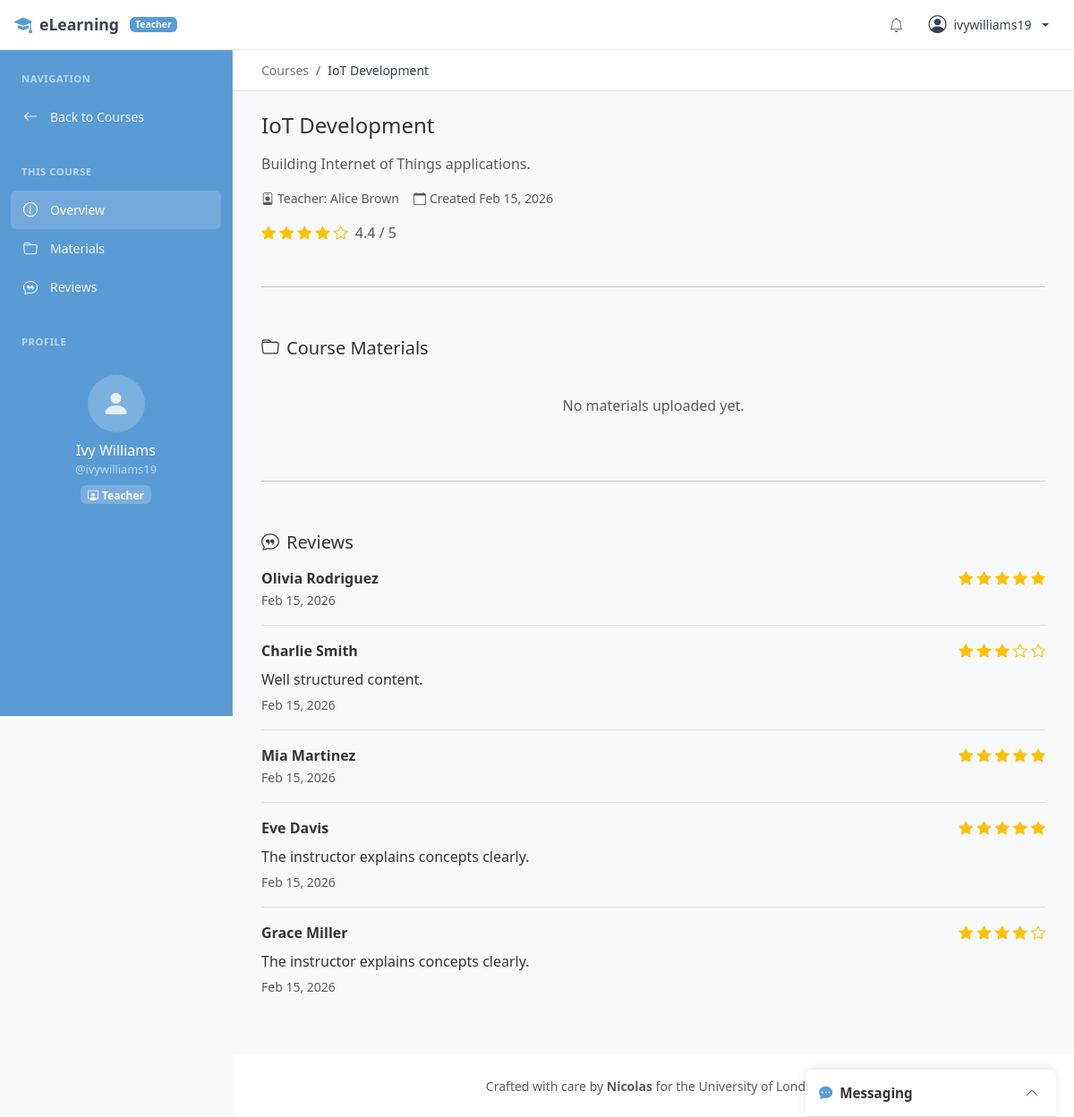
/courses/28/ (signed in), run on an earlier commit of the app's database.
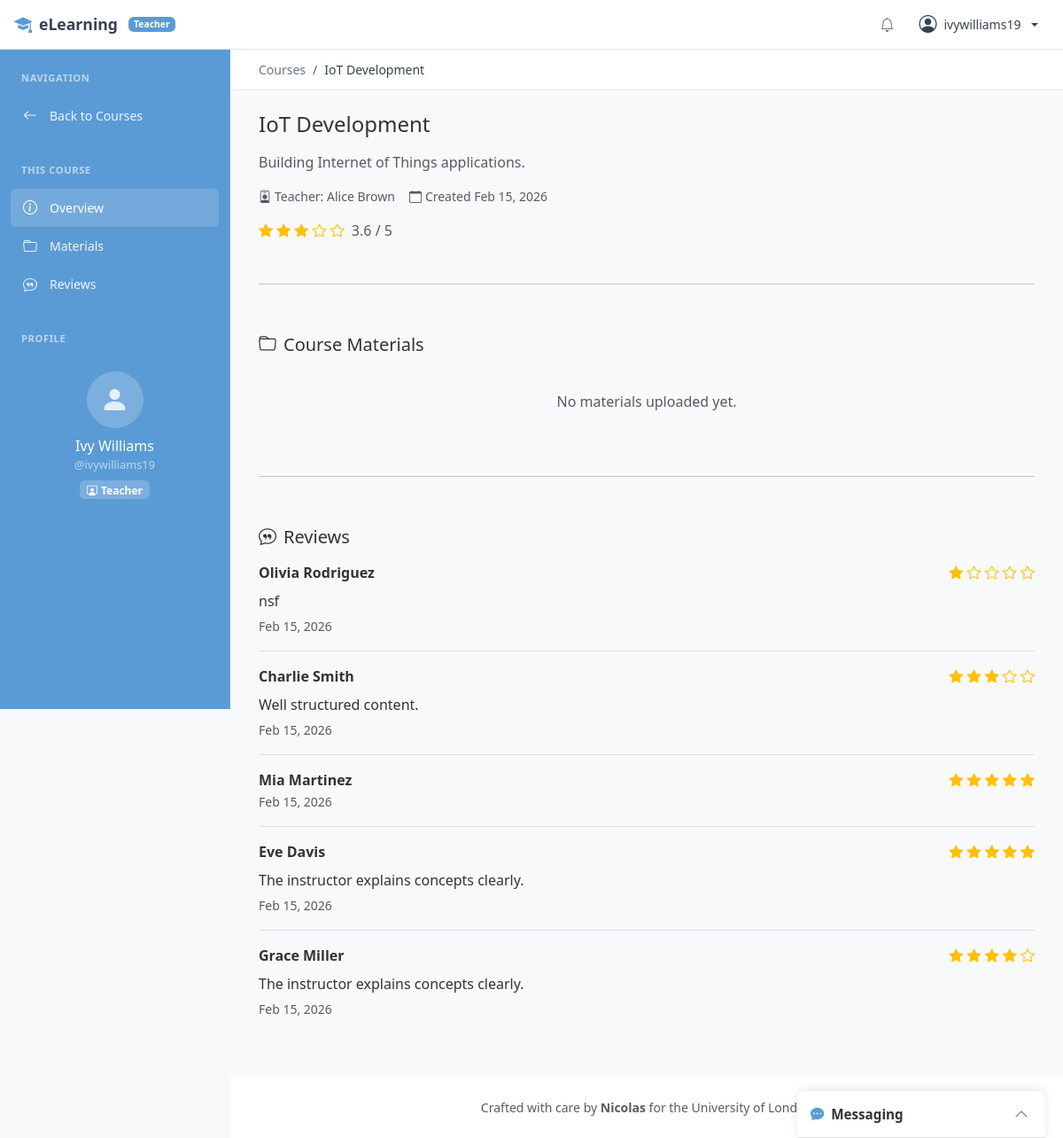
And on a later commit of the database.
### apps/courses/models.py (models this page shows, shortened)
class Course(models.Model):
    title = models.CharField(max_length=200)
    description = models.TextField()
    teacher = models.ForeignKey(
        settings.AUTH_USER_MODEL,
        on_delete=models.CASCADE,
        related_name='courses_teaching'
    )
    created_at = models.DateTimeField(auto_now_add=True)
    updated_at = models.DateTimeField(auto_now=True)
    is_active = models.BooleanField(default=True)
    class Meta:
        ordering = ['-created_at']
    @property
    def average_rating(self):
        from apps.courses.models import CourseFeedback
        feedbacks = CourseFeedback.objects.filter(enrollment__course=self)
        if feedbacks.exists():
            return round(sum(f.rating for f in feedbacks) / feedbacks.count(), 1)
        return None

class CourseFeedback(models.Model):
    enrollment = models.OneToOneField(
        Enrollment,
        on_delete=models.CASCADE,
        related_name='feedback'
    )
    rating = models.PositiveIntegerField(
        validators=[MinValueValidator(1), MaxValueValidator(5)]
    )
    comment = models.TextField(blank=True)
    created_at = models.DateTimeField(auto_now_add=True)
    updated_at = models.DateTimeField(auto_now=True)
    class Meta:
        ordering = ['-created_at']
    @property
    def student(self):
        return self.enrollment.student

class Enrollment(models.Model):
    student = models.ForeignKey(
        settings.AUTH_USER_MODEL,
        on_delete=models.CASCADE,
        related_name='enrollments'
    )
    course = models.ForeignKey(
        Course,
        on_delete=models.CASCADE,
        related_name='enrollments'
    )
    enrolled_at = models.DateTimeField(auto_now_add=True)
    is_active = models.BooleanField(default=True)
    is_blocked = models.BooleanField(default=False)
    class Meta:
        unique_together = ['student', 'course']
        ordering = ['-enrolled_at']

### apps/accounts/models.py (models this page shows, shortened)
class User(AbstractUser):
    class UserType(models.TextChoices):
        STUDENT = 'student', 'Student'
        TEACHER = 'teacher', 'Teacher'
    email = models.EmailField(unique=True)
    user_type = models.CharField(
        max_length=10,
        choices=UserType.choices,
        default=UserType.STUDENT,
    )
    photo = models.ImageField(
        upload_to=profile_photo_path,
        storage=media_storage,
        blank=True,
        null=True,
    )
    bio = models.TextField(blank=True, max_length=500)
    created_at = models.DateTimeField(auto_now_add=True)
    updated_at = models.DateTimeField(auto_now=True)
    @property
    def is_teacher(self):
        return self.user_type == self.UserType.TEACHER

### apps/courses/views.py (the view, shortened to what this page needs)
# urls.py: path('<int:pk>/', views.CourseDetailView.as_view(), name='course_detail'),
class CourseDetailView(LoginRequiredMixin, DetailView):
    model = Course
    template_name = 'courses/course_detail.html'
    context_object_name = 'course'
    def get_context_data(self, **kwargs):
        context = super().get_context_data(**kwargs)
        user = self.request.user
        course = self.object
        enrollment = None
        is_blocked = False
        context['enrollment'] = enrollment
        context['is_blocked'] = is_blocked
        context['is_teacher_owner'] = user == course.teacher
        context['materials'] = course.materials.all()
        context['feedbacks'] = CourseFeedback.objects.filter(
            enrollment__course=course
        ).select_related('enrollment__student')
        return context

### templates/courses/course_detail.html (shortened to what the changed rows need)
{% extends 'base_sidebar.html' %}
{% load markdown_extras %}
{% block breadcrumb %}
<div class="breadcrumb-bar">
    <nav aria-label="breadcrumb">
        <ol class="breadcrumb">
            <li class="breadcrumb-item"><a href="{% url 'courses:course_list' %}">Courses</a></li>
            <li class="breadcrumb-item active">{{ course.title }}</li>
        </ol>
    </nav>
</div>
{% endblock breadcrumb %}
{% block content %}
<section id="course-info" class="mb-4">
    <h4 class="mb-3">{{ course.title }}</h4>
    <p class="text-muted">{{ course.description }}</p>
    <div class="d-flex gap-3 text-muted small mb-3">
        <span><i class="bi bi-person-badge me-1"></i>Teacher: {{ course.teacher.get_full_name|default:course.teacher.username }}</span>
        <span><i class="bi bi-calendar me-1"></i>Created {{ course.created_at|date:"M d, Y" }}</span>
    </div>
    {% if course.average_rating %}
        <div class="mb-3">
            <span class="text-warning">
                {% for i in "12345" %}
                    {% if forloop.counter <= course.average_rating %}
                        <i class="bi bi-star-fill"></i>
                    {% else %}
                        <i class="bi bi-star"></i>
                    {% endif %}
                {% endfor %}
            </span>
            <span class="text-muted ms-1">{{ course.average_rating }} / 5</span>
        </div>
    {% endif %}
</section>
{% if not is_blocked %}
<section id="course-reviews" class="mb-4 pt-2">
    {% if feedbacks %}
        {% for feedback in feedbacks %}
            <div class="mb-3 pb-3 {% if not forloop.last %}border-bottom{% endif %}">
                <div class="d-flex justify-content-between">
                    <strong>{{ feedback.student.get_full_name|default:feedback.student.username }}</strong>
                    <span class="text-warning">
                        {% for i in "12345" %}
                            {% if forloop.counter <= feedback.rating %}
                                <i class="bi bi-star-fill"></i>
                            {% else %}
                                <i class="bi bi-star"></i>
                            {% endif %}
                        {% endfor %}
                    </span>
                </div>
                {% if feedback.comment %}
                    <p class="mb-1 mt-2">{{ feedback.comment }}</p>
                {% endif %}
                <small class="text-muted">{{ feedback.created_at|date:"M d, Y" }}</small>
            </div>
        {% endfor %}
    {% else %}
        <p class="text-muted text-center py-4">No reviews yet.</p>
    {% endif %}
</section>
{% endif %}
{% endblock %}

What changed in the data, as far as the page shows it:
changed through a linked row, Course "IoT Development": average_rating "4.4" → "3.6"
changed CourseFeedback "Olivia Rodriguez": rating 5 → 1 (drawn); comment (not shown) → "nsf"
